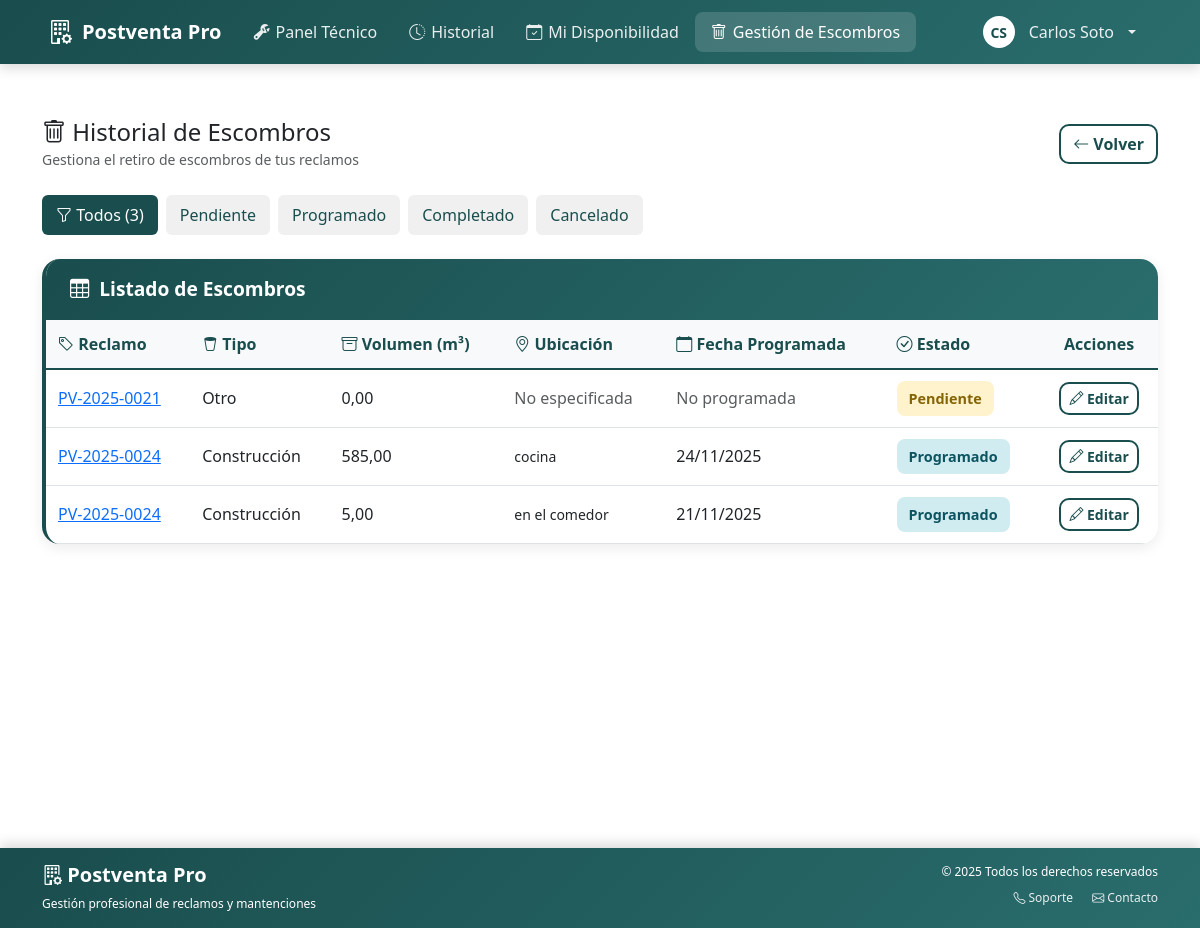
The app's page /tecnico/escombros/ (signed in) with its own data.
### postventa_app/models.py (models this page shows, shortened)
class Tecnico(models.Model):
    id_tecnico = models.AutoField(primary_key=True)
    user = models.OneToOneField(User, on_delete=models.CASCADE, related_name='tecnico', verbose_name="Usuario del sistema", null=True, blank=True)
    rut = models.CharField(max_length=12, unique=True)
    nombre = models.CharField(max_length=100)
    especialidad = models.ForeignKey(
        'Especialidad',
        on_delete=models.SET_NULL,
        null=True,
        blank=True,
        related_name='tecnicos'
    )
    telefono = models.CharField(max_length=20, null=True, blank=True)
    email = models.CharField(max_length=100, null=True, blank=True)
    zona_cobertura = models.CharField(max_length=100, null=True, blank=True)
    casos_activos = models.IntegerField(null=True, blank=True)
    calificacion_promedio = models.DecimalField(
        max_digits=3,
        decimal_places=2,
        default=0,
        db_column='calificacion_promedio'
    )
    estado = models.CharField(max_length=20, null=True, blank=True)
    constructora = models.ForeignKey(
        'Constructora',
        on_delete=models.CASCADE,
        null=True,
        blank=True,
        related_name='tecnicos'
    )
    class Meta:
        db_table = 'tecnico'
        verbose_name = 'Técnico'
        verbose_name_plural = 'Técnicos'

class GestionEscombros(models.Model):
    TIPOS_ESCOMBRO = [
        ('construccion', 'Construcción'),
        ('muebles_madera', 'Muebles o madera'),
        ('metales', 'Metales'),
        ('plasticos_carton', 'Plásticos / cartón'),
        ('vidrio', 'Vidrio'),
        ('mixto', 'Mixto'),
        ('otro', 'Otro'),
    ]
    id_escombro = models.AutoField(primary_key=True)
    id_visita = models.ForeignKey(
        VisitaTecnica,
        on_delete=models.CASCADE,
        db_column='id_visita',
        related_name='gestion_escombros',
        null=True,
        blank=True
    )
    id_reclamo = models.ForeignKey(
        Reclamo,
        on_delete=models.CASCADE,
        db_column='id_reclamo',
        related_name='gestion_escombros',
        null=True,
        blank=True
    )
    tipo_escombro = models.CharField(
        max_length=20,
        choices=TIPOS_ESCOMBRO,
        null=True,
        blank=True,
        verbose_name='Tipo de escombro'
    )
    volumen_m3 = models.DecimalField(
        max_digits=10,
        decimal_places=2,
        default=0,
        verbose_name='Volumen estimado (m³)'
    )
    ubicacion_exacta = models.TextField(
        null=True,
        blank=True,
        verbose_name='Ubicación exacta',
        help_text='Punto donde se deberán retirar los escombros'
    )
    fecha_programada_retiro = models.DateField(null=True, blank=True)
    fecha_real_retiro = models.DateField(null=True, blank=True)
    estado = models.CharField(
        max_length=20,
        null=True,
        blank=True,
        choices=[
            ('pendiente', 'Pendiente'),
            ('programado', 'Programado'),
            ('completado', 'Completado'),
            ('cancelado', 'Cancelado'),
        ],
        default='pendiente',
        verbose_name='Estado'
    )
    id_empresa_retiro = models.ForeignKey(
        'EmpresaRetiro',
        on_delete=models.SET_NULL,
        null=True,
        blank=True,
        db_column='id_empresa_retiro',
        related_name='gestiones_escombros',
        verbose_name='Empresa de Retiro'
    )
    costo = models.DecimalField(max_digits=10, decimal_places=2, default=0)
    observaciones = models.TextField(null=True, blank=True)
    class Meta:
        db_table = 'gestionEscombros'
        verbose_name = 'Gestión Escombros'
        verbose_name_plural = 'Gestiones Escombros'

class Reclamo(models.Model):
    """
    Entidad central del sistema.
    Gestiona todo el ciclo de vida de un reclamo desde ingreso hasta resolución.
    """
    id_reclamo = models.AutoField(primary_key=True)
    numero_folio = models.CharField(max_length=20, unique=True)
    descripcion = models.TextField(null=True, blank=False)
    resolucion = models.TextField(null=True, blank=True)
    unidad = models.CharField(max_length=50, null=True, blank=True)
    ubicacion_especifica = models.CharField(
        max_length=200,
        null=True,
        blank=True,
        db_column='ubicacion_especifica'
    )
    fecha_ingreso = models.DateTimeField(null=True, blank=True)
    fecha_resolucion = models.DateTimeField(null=True, blank=True)
    fecha_asignacion = models.DateTimeField(null=True, blank=True)
    tiempo_estimado_horas = models.IntegerField(
        null=True,
        blank=True,
        db_column='tiempo_estimado_horas'
    )
    ESTADO_CHOICES = [
        ('ingresado', 'Ingresado'),
        ('asignado', 'Asignado'),
        ('en_ejecucion', 'En Ejecución'),
        ('en_proceso', 'En Proceso'),
        ('completado', 'Completado'),
        ('resuelto', 'Reclamo Resuelto'),
        ('cancelado', 'Cancelado'),
    ]
    estado = models.CharField(max_length=50, choices=ESTADO_CHOICES, default='ingresado')
    prioridad = models.CharField(max_length=20, null=True, blank=True)
    requiere_aprobacion = models.BooleanField(
        default=False,
        db_column='requiere_aprobacion'
    )
    categoria = models.ForeignKey(
        Especialidad,
        on_delete=models.SET_NULL,
        null=True,
        blank=True,
        related_name='reclamos'
    )
    propietario = models.ForeignKey(
        Propietario,
        on_delete=models.CASCADE,
        null=False,
        blank=False,
        related_name='reclamos'
    )
    proyecto = models.ForeignKey(
        Proyecto,
        on_delete=models.CASCADE,
        related_name='reclamos',
        null=False,
        blank=False
    )
    tecnico_asignado = models.ForeignKey(
        'Tecnico',
        on_delete=models.SET_NULL,
        null=True,
        blank=True,
        related_name='reclamos_asignados'
    )
    requiere_retiro_escombros = models.BooleanField(
        default=False,
        verbose_name='Requiere retiro de escombros'
    )
    class Meta:
        db_table = 'reclamo'
        verbose_name = 'Reclamo'
        verbose_name_plural = 'Reclamos'

### postventa_app/views.py (the view)
# urls.py: path('tecnico/escombros/', views.tecnico_historial_escombros, name='tecnico_historial_escombros'),
@login_required
def tecnico_historial_escombros(request):
    tecnico = get_tecnico_from_user(request.user)
    if not tecnico:
        messages.error(request, 'No se encontró información de técnico asociada a este usuario.')
        return redirect('dashboard_tecnico')
    from .models import GestionEscombros
    escombros = GestionEscombros.objects.filter(
        id_reclamo__tecnico_asignado=tecnico
    ).select_related(
        'id_reclamo', 'id_visita'
    ).order_by('-id_escombro')
    estado_filtro = request.GET.get('estado', '')
    if estado_filtro:
        escombros = escombros.filter(estado=estado_filtro)
    context = {
        'escombros': escombros,
        'estado_filtro': estado_filtro,
        'estados': [
            ('pendiente', 'Pendiente'),
            ('programado', 'Programado'),
            ('completado', 'Completado'),
            ('cancelado', 'Cancelado'),
        ],
    }
    return render(request, 'tecnico/historial_escombros.html', context)

### postventa_app/templates/tecnico/historial_escombros.html (shortened to what this page needs)
{% extends 'base.html' %}
{% block content %}
<div class="container py-4">
  <div class="row align-items-center mb-4">
    <div class="col">
      <h4 class="mb-0"><i class="bi bi-trash"></i> Historial de Escombros</h4>
      <small class="text-muted">Gestiona el retiro de escombros de tus reclamos</small>
    </div>
    <div class="col-auto">
      <a href="{% url 'dashboard_tecnico' %}" class="btn btn-outline-primary">
        <i class="bi bi-arrow-left"></i> Volver
      </a>
    </div>
  </div>
  <div class="filtro-estado mb-4">
    <a href="{% url 'tecnico_historial_escombros' %}" class="{% if not estado_filtro %}activo{% endif %}">
      <i class="bi bi-funnel"></i> Todos ({{ escombros|length }})
    </a>
    {% for code, label in estados %}
      <a href="?estado={{ code }}" class="{% if estado_filtro == code %}activo{% endif %}">
        {{ label }}
      </a>
    {% endfor %}
  </div>
  <div class="card-custom">
    <div class="card-header-custom">
      <i class="bi bi-table"></i>
      <span>Listado de Escombros</span>
    </div>
    <div class="card-body">
      {% if escombros %}
        <div class="table-responsive">
          <table class="tabla-escombros">
            <thead>
              <tr>
                <th><i class="bi bi-tag"></i> Reclamo</th>
                <th><i class="bi bi-trash2"></i> Tipo</th>
                <th><i class="bi bi-archive"></i> Volumen (m³)</th>
                <th><i class="bi bi-geo-alt"></i> Ubicación</th>
                <th><i class="bi bi-calendar"></i> Fecha Programada</th>
                <th><i class="bi bi-check-circle"></i> Estado</th>
                <th style="text-align: center;">Acciones</th>
              </tr>
            </thead>
            <tbody>
              {% for escombro in escombros %}
              <tr>
                <td>
                  <a href="{% url 'tecnico_detalle_reclamo' escombro.id_reclamo.id_reclamo %}" class="text-primary">
                    {{ escombro.id_reclamo.numero_folio }}
                  </a>
                </td>
                <td>{{ escombro.get_tipo_escombro_display }}</td>
                <td>{{ escombro.volumen_m3 }}</td>
                <td>
                  {% if escombro.ubicacion_exacta %}
                    <small>{{ escombro.ubicacion_exacta|truncatewords:8 }}</small>
                  {% else %}
                    <span class="text-muted">No especificada</span>
                  {% endif %}
                </td>
                <td>
                  {% if escombro.fecha_programada_retiro %}
                    {{ escombro.fecha_programada_retiro|date:"d/m/Y" }}
                  {% else %}
                    <span class="text-muted">No programada</span>
                  {% endif %}
                </td>
                <td>
                  <span class="badge-estado badge-{{ escombro.estado }}">
                    {{ escombro.get_estado_display }}
                  </span>
                </td>
                <td style="text-align: center;">
                  <a href="{% url 'tecnico_actualizar_escombro' escombro.id_escombro %}" class="btn btn-sm btn-outline-primary">
                    <i class="bi bi-pencil"></i> Editar
                  </a>
                </td>
              </tr>
              {% endfor %}
            </tbody>
          </table>
        </div>
      {% else %}
        <div class="sin-escombros">
          <i class="bi bi-inbox"></i>
          <h5>No hay escombros registrados</h5>
          <p class="text-muted">Cuando registres escombros en una visita, aparecerán aquí.</p>
        </div>
      {% endif %}
    </div>
  </div>
</div>
{% endblock %}

### postventa_app/templates/includes/navbar.html (shortened to what this page needs)
<nav class="navbar navbar-expand-lg navbar-dark navbar-custom">
    <div class="container-fluid px-3 px-lg-5">
        <a class="navbar-brand" href="
            {% if user.is_staff %}
                {% url 'dashboard_admin' %}
            {% elif request.resolver_match.url_name|slice:':10' == 'supervisor' or request.resolver_match.url_name == 'dashboard_supervisor' or request.resolver_match.url_name == 'dashboard_kpis' %}
                {% url 'dashboard_supervisor' %}
            {% elif request.resolver_match.url_name|slice:':7' == 'tecnico' or request.resolver_match.url_name == 'dashboard_tecnico' %}
                {% url 'dashboard_tecnico' %}
            {% else %}
                {% url 'mis_reclamos' %}
            {% endif %}
        ">
            <i class="bi bi-building-gear"></i>
            <span>Postventa Pro</span>
        </a>
        <div class="collapse navbar-collapse" id="navbarNav">
            {% if user.is_authenticated %}
                {% load propietario_extras %}
                {% with propietario=user|propietario_for_user %}
                <ul class="navbar-nav me-auto mb-2 mb-lg-0">
                    {% if request.resolver_match.url_name|slice:':7' == 'tecnico' or request.resolver_match.url_name == 'dashboard_tecnico' or request.resolver_match.url_name == 'disponibilidad_tecnico' %}
                        <li class="nav-item">
                            <a class="nav-link {% if request.resolver_match.url_name == 'dashboard_tecnico' %}active{% endif %}"
                               href="{% url 'dashboard_tecnico' %}">
                                <i class="bi bi-wrench-adjustable"></i>
                                Panel Técnico
                            </a>
                        </li>
                        <li class="nav-item">
                            <a class="nav-link {% if request.resolver_match.url_name == 'tecnico_historial_citas' %}active{% endif %}"
                               href="{% url 'tecnico_historial_citas' %}">
                                <i class="bi bi-clock-history"></i>
                                Historial
                            </a>
                        </li>
                        <li class="nav-item">
                            <a class="nav-link {% if request.resolver_match.url_name == 'disponibilidad_tecnico' %}active{% endif %}"
                               href="{% url 'disponibilidad_tecnico' %}">
                                <i class="bi bi-calendar-check"></i>
                                Mi Disponibilidad
                            </a>
                        </li>
                        <li class="nav-item">
                            <a class="nav-link {% if request.resolver_match.url_name == 'tecnico_historial_escombros' %}active{% endif %}"
                               href="{% url 'tecnico_historial_escombros' %}">
                                <i class="bi bi-trash"></i>
                                Gestión de Escombros
                            </a>
                        </li>
                    {% endif %}
                </ul>
                <ul class="navbar-nav ms-auto">
                    <li class="nav-item dropdown">
                        <a class="nav-link dropdown-toggle d-flex align-items-center" href="#" id="userDropdown"
                           role="button" data-bs-toggle="dropdown" aria-expanded="false">
                            <div class="user-avatar me-2">
                                    {% if propietario %}
                                        {{ propietario.nombre.0|upper }}
                                    {% elif tecnico_iniciales %}
                                        {{ tecnico_iniciales }}
                                    {% else %}
                                        {{ user.first_name.0|default:user.username.0|upper }}{{ user.last_name.0|upper }}
                                    {% endif %}
                            </div>
                            <span class="d-none d-md-inline">
                                    {% if propietario %}
                                        {{ propietario.nombre }}
                                    {% elif tecnico %}
                                        {{ tecnico.nombre }}
                                    {% elif user.get_full_name %}
                                        {{ user.get_full_name }}
                                    {% else %}
                                        {{ user.username }}
                                    {% endif %}
                            </span>
                        </a>
                    </li>
                </ul>
                {% endwith %}
            {% endif %}
        </div>
    </div>
</nav>

### records on screen
Tecnico: nombre "Carlos Soto"
GestionEscombros: id_reclamo.numero_folio "PV-2025-0021", tipo_escombro "Otro", volumen_m3 "0,00", ubicacion_exacta "No especificada", shows "No programada", estado "Pendiente"
GestionEscombros: id_reclamo.numero_folio "PV-2025-0024", tipo_escombro "Construcción", volumen_m3 "585,00", ubicacion_exacta "cocina", fecha_programada_retiro "24/11/2025", estado "Programado"
GestionEscombros: id_reclamo.numero_folio "PV-2025-0024", tipo_escombro "Construcción", volumen_m3 "5,00", ubicacion_exacta "en el comedor", fecha_programada_retiro "21/11/2025", estado "Programado"

### other values on screen
{{ tecnico_iniciales }} "CS"
{{ escombros|length }} "3"
{{ label }} "Pendiente" "Programado" "Completado" "Cancelado"
